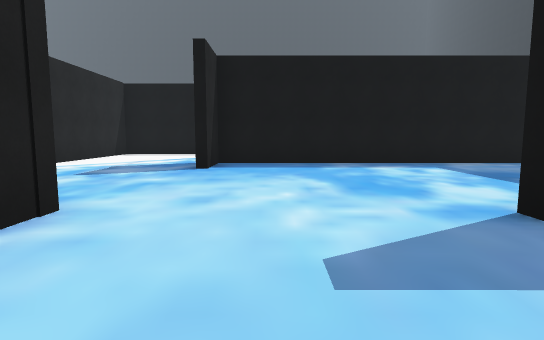
view 1 (above)

16 first-person views from a walk through a Unity game level. The camera is 1.4 m above the floor, tilts 6° down and sees 80° across. The floor is counted in squares, 2 m on a side. Each view is taken from the middle of a square. On the plan, view 1 faces up. The plan holds only what a view shows up to about 10 squares ahead; the rest is blank. The place goes on beyond the plan. The player is left out.

view 2
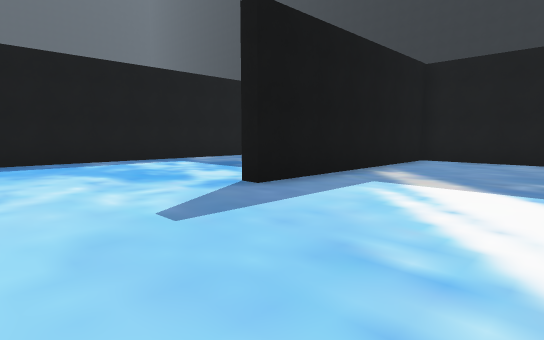

view 3
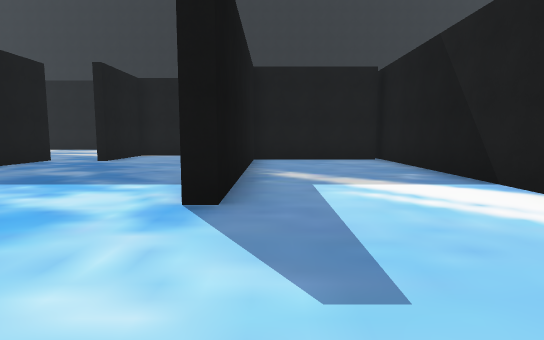

view 4
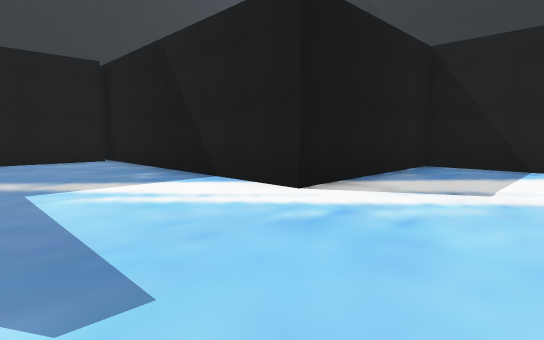

view 5
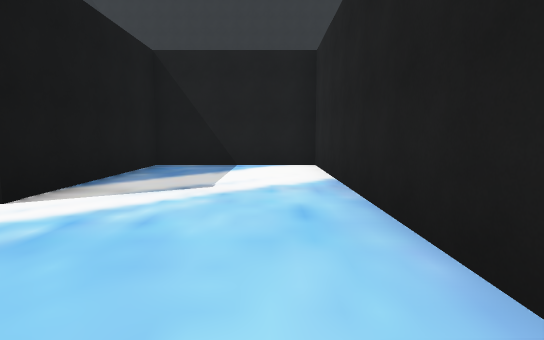

view 6
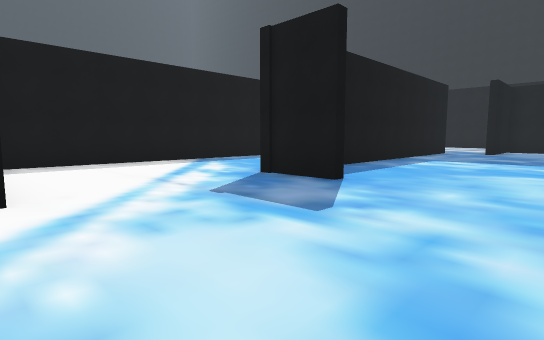

view 7
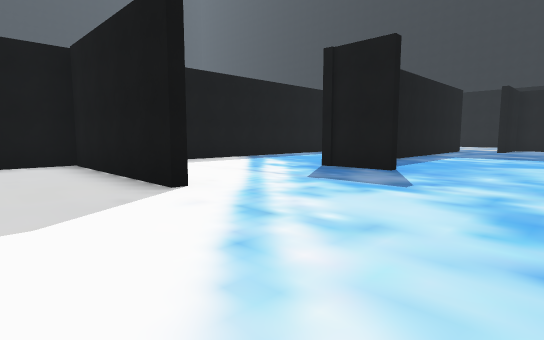

view 8
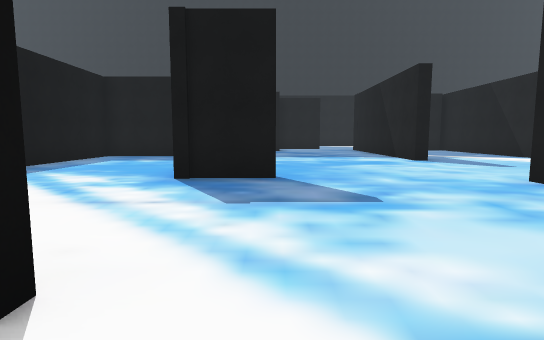

view 9
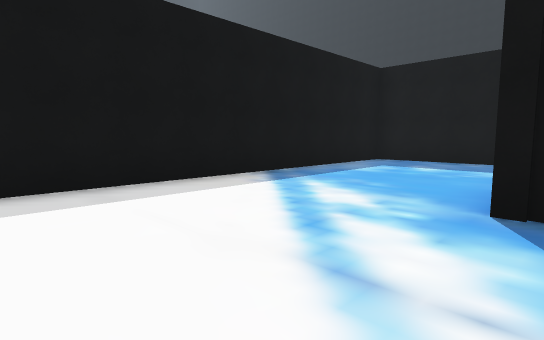

view 10
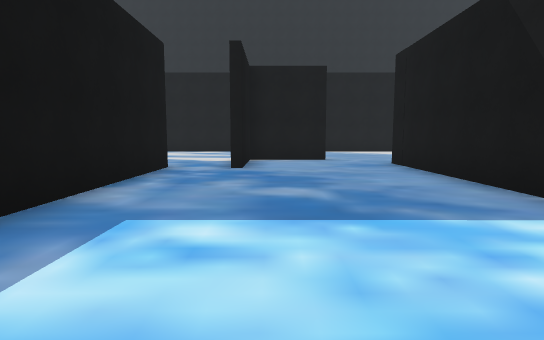

view 11
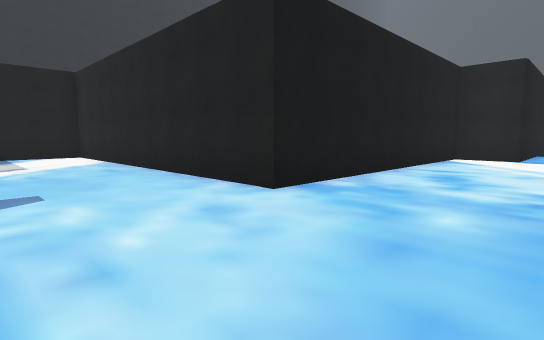

view 12
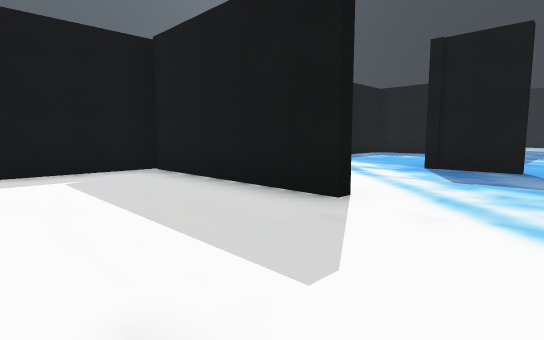

view 13
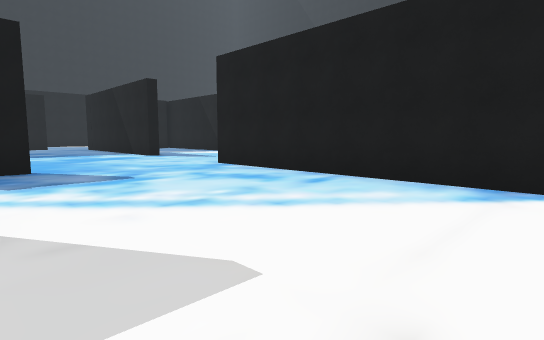

view 14
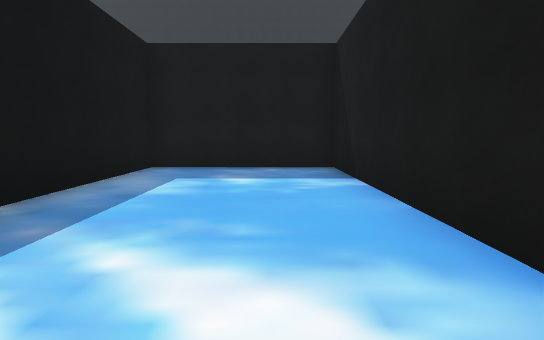

view 15
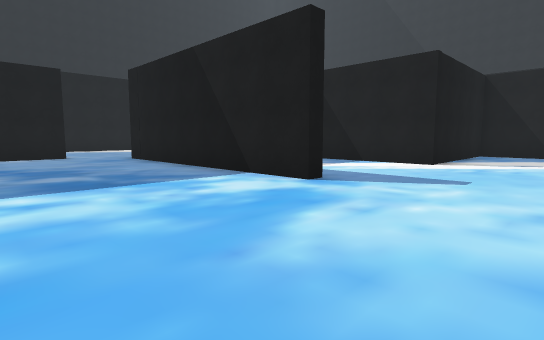

view 16
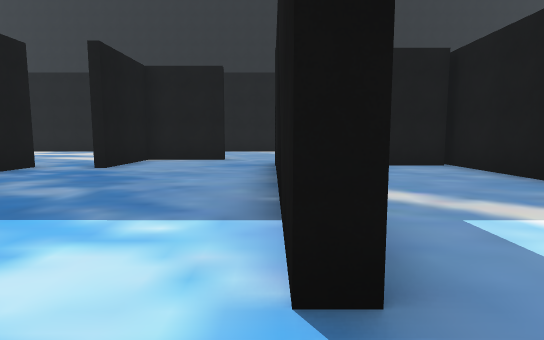

### Floor plan
Points are (right, up) in squares from view 1. A wall is a line through its corners. A room is listed if a view was taken in it or the views show most of it. See-through windows are left out.
Room 1 (views 1, 2, 3, 4, 5, 6, 7, 8, 9, 10, 11, 12, 13, 14, 15, 16)
walls: (-1.6, 6.9) (-1.6, 8.6) (4.3, 8.6) (4.3, 12.7) (-8.5, 12.7); (-5.9, 8) (-5.9, 12.6); (-5.6, 10.1) (-5.6, 8.4); (8.4, 8.3) (-1.4, 8.4) (-1.4, 6.9); (-9.6, 3) (-2, 3) (-2, -5.8) (1.8, -5.8) (1.8, -1.3) (9.4, -1.3); (10.6, 4.4) (10.6, 6.6) (8, 6.6); (8.7, -1.1) (8.7, 2.5) (2.2, 2.5) (2.2, 3) (9.4, 3)
ways out: opening at (10, 4)

Where each view was taken, in squares from view 1:
view 1: 0 up, 0 right, facing up
view 2: 1 down, 1 left, facing up-right
view 3: 2 up, 1 left, facing right
view 4: 2 up, 1 left, facing down-right
view 5: 2 up, 1 left, facing down
view 6: 4 up, 6 left, facing up-right
view 7: 4 up, 8 left, facing up-right
view 8: 7 up, 7 left, facing right
view 9: 8 up, 5 left, facing up-right
view 10: 6 up, 1 right, facing right
view 11: 6 up, 1 right, facing down-left
view 12: 6 up, 9 left, facing up-right
view 13: 8 up, 9 left, facing down-right
view 14: 10 up, 3 left, facing right
view 15: 7 up, 1 left, facing down-right
view 16: 3 up, 1 right, facing right
